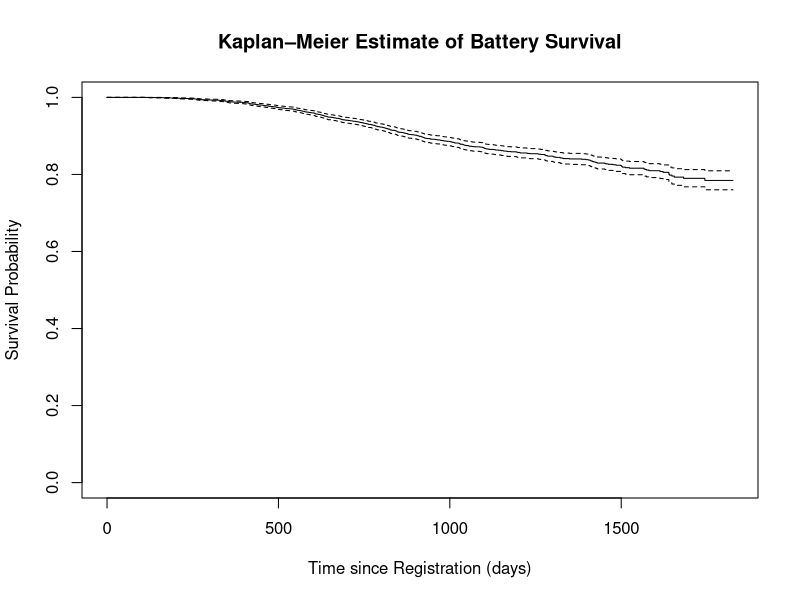
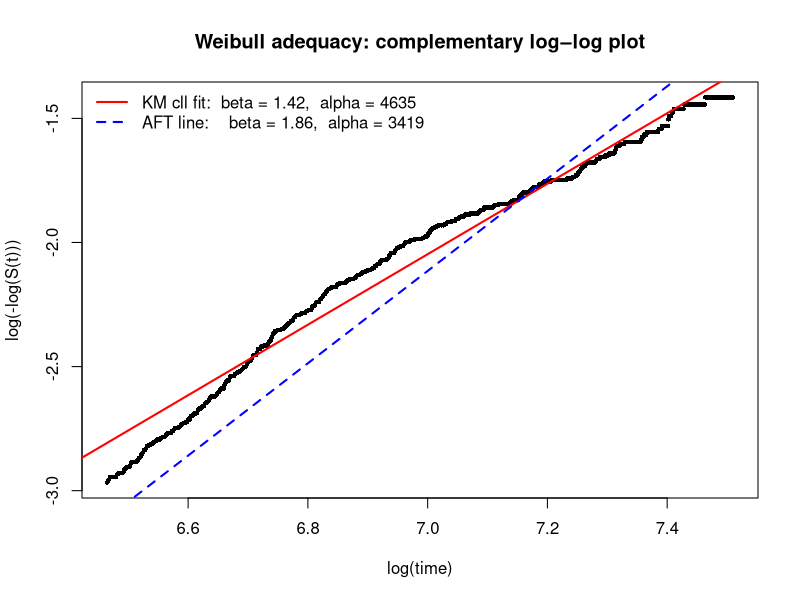
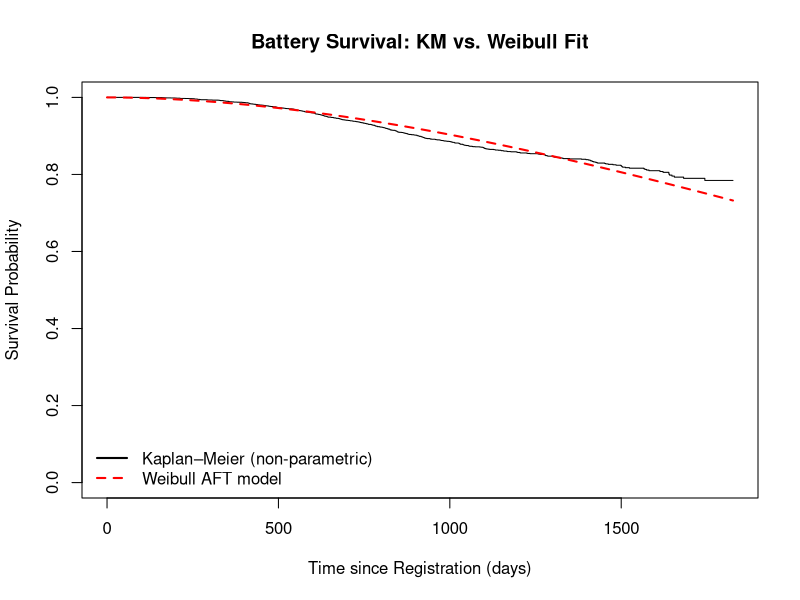
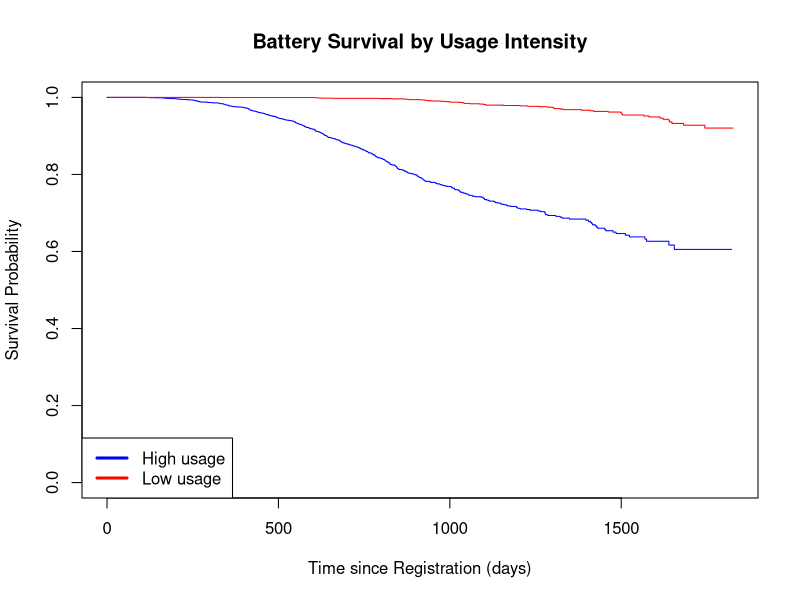

Reproduce these figures in R, in order.
## ---- chunk 1
# Set echo=TRUE to show code in the output for transparency
knitr::opts_chunk$set(echo = TRUE)
## ---- chunk 2
library(survival)
library(dplyr)
library(lubridate)

# Read data, skipping header lines and marking '---' as NA
data <- read.csv("DirtSlurper3100.csv", skip = 12, na.strings = "---", stringsAsFactors = FALSE)

# Convert dates from character to Date class
data$Registration.date <- dmy(data$Registration.date)
data$Failure.date <- dmy(data$Failure.date)

# Exclude extreme use cases (>=2400 hours of use)
data_filtered <- filter(data, Total.usage.time < 2400)

# Dimensions after filtering
dim(data_filtered)

## ---- chunk 3
# Define event indicator for battery failure (1 if battery failed, 0 if censored)
data_filtered$Event <- ifelse(data_filtered$Battery.status == "Damage", 1, 0)
cutoff_date <- as.Date("2020-01-01")

# Preprocessing not to lose any useful data
data_filtered <- data %>%
  dplyr::filter(Total.usage.time < 2400) %>%
  dplyr::mutate(
    # Event = 1 only if Battery.status explicitly says "Damage"; 0 otherwise (including NA)
    Event     = as.integer(!is.na(Battery.status) & Battery.status == "Damage"),
    End.date  = dplyr::if_else(!is.na(Failure.date), Failure.date, cutoff_date),
    time_days = as.numeric(End.date - Registration.date)
  )

# keep rows with a valid non-negative time
surv_data <- data_filtered %>% dplyr::filter(!is.na(time_days), time_days >= 0) %>%
  dplyr::select(time_days, Total.usage.time, Event)

# define usage groups in an ordereded way, so colors and legends are consistent
data_filtered <- data_filtered %>%
  dplyr::mutate(
    usage_rate = Total.usage.time / pmax(time_days, 1),
    UsageGroup = factor(
      ifelse(usage_rate >= median(usage_rate, na.rm=TRUE), "High usage", "Low usage"),
      levels = c("High usage", "Low usage")
    )
  )

summary(surv_data$time_days)    # summary of observed times (in days)
table(surv_data$Event)          # count of censored (0) and Events (1)

## ---- chunk 4
# Kaplan-Meier survival estimation for battery lifetime
KM_fit <- survfit(Surv(time_days, Event) ~ 1, data = surv_data)
KM_fit

# Report survival probability estimates at specific time points (1 yr, 2 yr, 1000 days, 3 years)
summary(KM_fit, times = c(365, 730, 1000, 1095))
## ---- chunk 5
# Plot the Kaplan-Meier survival curve with 95% confidence interval
plot(KM_fit, conf.int = TRUE, mark.time = FALSE,
     xlab = "Time since Registration (days)", ylab = "Survival Probability",
     main = "Kaplan–Meier Estimate of Battery Survival")
# (The shaded area or dashed lines represent the 95% confidence band for S(t))
## ---- chunk 6
# Fit a Weibull accelerated failure-time model for battery lifetime
weibull_fit <- survreg(Surv(time_days, Event) ~ 1, data = surv_data, dist = "weibull")
summary(weibull_fit)

# Extract Weibull parameters (shape and scale) from survreg output
weibull_shape <- 1 / weibull_fit$scale
weibull_scale <- exp(coef(weibull_fit))
weibull_shape
weibull_scale

# Compute L10 estimated in days (the time by which 10% of batteries have failed) from Weibull model
L10_param <- weibull_scale * (-log(0.9))^(1 / weibull_shape)
L10_param
## ---- chunk 7
# Complementary log–log (Weibull adequacy) check
# Under Weibull: log(-log S(t)) = beta * log(t) - beta * log(alpha)

KM_fit <- survfit(Surv(time_days, Event) ~ 1, data = surv_data)
tt <- KM_fit$time
St <- KM_fit$surv

# Keep usable points: 0 < S(t) < 1 and t > 0
ok <- which(tt > 0 & St > 0 & St < 1)
x  <- log(tt[ok])
y  <- log(-log(St[ok]))

# Optional: trim very early/late tails for stability (few events / heavy censoring)
keep <- which(St[ok] > 0.05 & St[ok] < 0.95)
x <- x[keep]; y <- y[keep]

# Linear fit: y ≈ a + b x  (b ≈ beta, a ≈ -beta*log(alpha))
lin_fit <- lm(y ~ x)
beta_cll  <- unname(coef(lin_fit)[2])
alpha_cll <- exp(-coef(lin_fit)[1] / beta_cll)

# Plot points + KM-based line
plot(x, y, pch = 16, cex = 0.6,
     xlab = "log(time)", ylab = "log(-log(S(t)))",
     main = "Weibull adequacy: complementary log–log plot")
abline(lin_fit, col = "red", lwd = 2)

# Overlay AFT line from your Weibull fit (blue, dashed)
# uses your previously computed: weibull_shape = beta, weibull_scale = alpha
abline(a = -weibull_shape * log(weibull_scale), b = weibull_shape, col = "blue", lwd = 2, lty = 2)

legend("topleft", bty = "n",
       legend = c(sprintf("KM cll fit:  beta = %.2f,  alpha = %.0f", beta_cll, alpha_cll),
                  sprintf("AFT line:    beta = %.2f,  alpha = %.0f", weibull_shape, weibull_scale)),
       col = c("red","blue"), lty = c(1,2), lwd = 2)
# (Optional) print comparison
c(beta_cll = beta_cll, beta_aft = weibull_shape,
  alpha_cll = alpha_cll, alpha_aft = weibull_scale)

## ---- chunk 8

# Parametric Weibull survival curve on the KM curve for comparison
plot(KM_fit, conf.int = FALSE, mark.time = FALSE, 
     xlab = "Time since Registration (days)", ylab = "Survival Probability",
     main = "Battery Survival: KM vs. Weibull Fit")

t_seq <- seq(0, max(surv_data$time_days), length.out = 200)
weibull_surv <- exp(- (t_seq / weibull_scale) ^ weibull_shape)  # S(t) Weibull

lines(t_seq, weibull_surv, col = "red", lwd = 2, lty = 2)
legend("bottomleft", legend = c("Kaplan–Meier (non-parametric)", "Weibull AFT model"), col = c("black", "red"), lty = c(1, 2), lwd = 2, bty = "n")

## ---- chunk 9
# Analyze effect based on the usage intensity
# Define usage rate [hours/day] for each unit
surv_data$usage_rate <- surv_data$Total.usage.time / (surv_data$time_days)
surv_data$usage_rate[!is.finite(surv_data$usage_rate)] <- NA  # handle division by 0 if any time_days=0

# Define "High" vs "Low" usage group based on the median usage rate
median_rate <- median(surv_data$Total.usage.time / (surv_data$time_days), na.rm = TRUE)
data_filtered$UsageGroup <- ifelse((surv_data$usage_rate) >= median_rate, "High usage", "Low usage")

# KM curves by usage group
KM_by_usage <- survfit(Surv(time_days, Event) ~ UsageGroup, data = data_filtered)
# Plot survival curves for heavy vs light usage
plot(KM_by_usage, col = c("blue", "red"), xlab = "Time since Registration (days)", 
     ylab = "Survival Probability", 
     main = "Battery Survival by Usage Intensity")
legend("bottomleft", legend = c("High usage", "Low usage"), col = c("blue", "red"), lwd = 3)
## ---- chunk 10
# Log-rank test for difference in survival between usage groups
survdiff(Surv(time_days, Event) ~ UsageGroup, data = data_filtered)
# We obtain a large Chi-square and a tiny p-value, so they indicate a significant difference between the two groups
## ---- chunk 11
# Bootstrap confidence interval for L10 (10% failure time)
set.seed(123)
B <- 500   # number of bootstrap replicates
L10_boot <- numeric(B)
for(b in 1:B) {
  # sample subjects with replacement
  boot_indices <- sample(seq_len(nrow(surv_data)), size = nrow(surv_data), replace = TRUE)
  boot_sample <- surv_data[boot_indices, ]
  # fit Weibull AFT model on bootstrap sample
  boot_fit <- survreg(Surv(time_days, Event) ~ 1, data = boot_sample, dist = "weibull")
  boot_shape <- 1 / boot_fit$scale
  boot_scale <- exp(coef(boot_fit))
  L10_boot[b] <- boot_scale * (-log(0.9))^(1 / boot_shape)
}
# Calculate 95% CI from bootstrap distribution
L10_ci <- quantile(L10_boot, probs = c(0.025, 0.975))
L10_ci

# Two-sided 95% CI (descriptive)
L10_ci_95 <- quantile(L10_boot, c(0.025, 0.975))
L10_ci_95

# One-sided lower 95% bound (for “at least” claims)
L10_lower_95 <- quantile(L10_boot, 0.05)
L10_lower_95

# One-sided lower 90% bound
L10_lower_90 <- quantile(L10_boot, 0.10)
L10_lower_90

